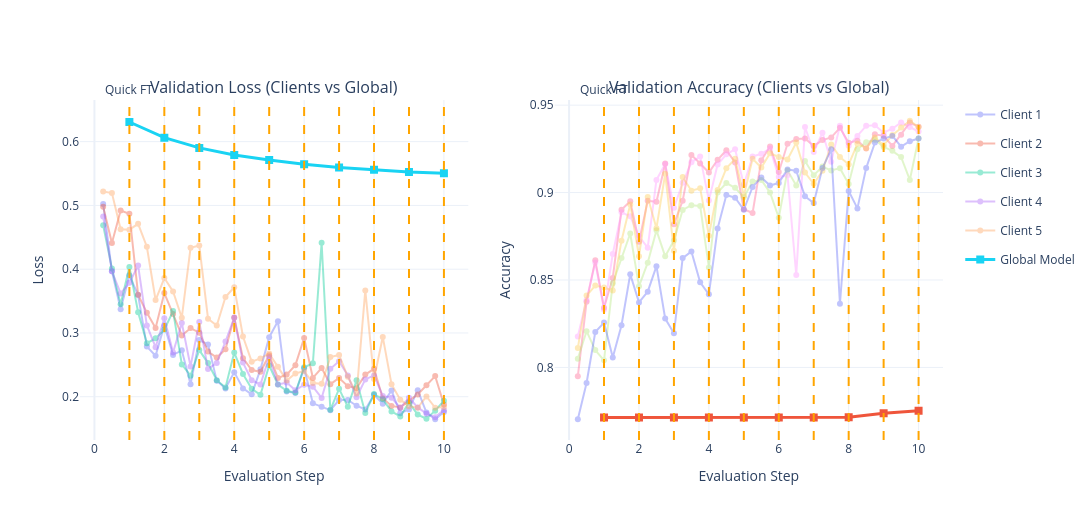

Notebook source saved alongside this figure:
### Code cell
import plotly.graph_objects as go
from plotly.subplots import make_subplots

# -------------------------------------------------
# Create subplots
fig = make_subplots(
    rows=1, cols=2,
    subplot_titles=(
        "Validation Loss (Clients vs Global)",
        "Validation Accuracy (Clients vs Global)"
    )
)

# -------------------------------------------------
# Subplot 1: Validation Loss (Clients)
for client_id, metrics in logger.client_metrics.items():
    losses = metrics["loss"]
    steps = list([x / (client_epoch+1) for x in range(1, (client_epoch) * global_epoch + global_epoch+1)])

    fig.add_trace(
        go.Scatter(
            x=steps,
            y=losses,
            mode="lines+markers",
            name=f"Client {client_id + 1}",
            legendgroup=f"client{client_id + 1}",
            opacity=0.4
        ),
        row=1, col=1
    )

# Global model loss
global_losses = logger.global_metrics["loss"][::2]
global_steps = list(range(1, len(global_losses) + 1))

fig.add_trace(
    go.Scatter(
        x=global_steps,
        y=global_losses,
        mode="lines+markers",
        name="Global Model",
        legendgroup="global",
        marker=dict(symbol="square", size=8),
        line=dict(width=3)
    ),
    row=1, col=1
)

# -------------------------------------------------
# Subplot 2: Validation Accuracy (Clients)
for client_id, metrics in logger.client_metrics.items():
    accuracies = metrics["accuracy"]
    steps = list([x / (client_epoch+1) for x in range(1, (client_epoch) * global_epoch + global_epoch+1)])

    fig.add_trace(
        go.Scatter(
            x=steps,
            y=accuracies,
            mode="lines+markers",
            name=f"Client {client_id + 1}",
            legendgroup=f"client{client_id + 1}",
            showlegend=False,  # avoid duplicate legend
            opacity=0.4
        ),
        row=1, col=2
    )

# Global model accuracy
global_accs = logger.global_metrics["accuracy"][::2]
global_steps = list(range(1, len(global_accs) + 1))

fig.add_trace(
    go.Scatter(
        x=global_steps,
        y=global_accs,
        mode="lines+markers",
        name="Global Model",
        legendgroup="global",
        showlegend=False,
        marker=dict(symbol="square", size=8),
        line=dict(width=3)
    ),
    row=1, col=2
)

# -------------------------------------------------
# Axis labels
fig.update_xaxes(title_text="Evaluation Step", row=1, col=1)
fig.update_xaxes(title_text="Evaluation Step", row=1, col=2)
fig.update_yaxes(title_text="Loss", row=1, col=1)
fig.update_yaxes(title_text="Accuracy", row=1, col=2)

# -------------------------------------------------
# Layout
fig.update_layout(
    height=520,
    width=1200,
    template="plotly_white",
    hovermode="x unified"
)
for g in range(1, global_epoch + 1):
    x = (g * client_epoch) / client_epoch

    fig.add_vline(
        x=x,
        line=dict(color="orange", dash="dash"),
        annotation_text="Quick FT" if g == 1 else "",
        annotation_position="top"
    )

fig.show()

### Figure 1 — Plotly figure (JSON) as saved in the notebook; plotly's stock layout.template omitted (floating-point values rounded to 4 significant figures)
{"data": [{"legendgroup": "client1", "mode": "lines+markers", "name": "Client 1", "opacity": 0.4, "type": "scatter", "x": [0.25, 0.5, 0.75, 1, 1.25, 1.5, 1.75, 2, 2.25, 2.5, 2.75, 3, 3.25, 3.5, 3.75, 4, 4.25, 4.5, 4.75, 5, 5.25, 5.5, 5.75, 6, 6.25, 6.5, 6.75, 7, 7.25, 7.5, 7.75, 8, 8.25, 8.5, 8.75, 9, 9.25, 9.5, 9.75, 10], "xaxis": "x", "y": [0.5024, 0.3969, 0.3371, 0.3903, 0.3594, 0.2786, 0.2642, 0.3119, 0.2656, 0.2727, 0.2196, 0.2888, 0.2821, 0.2251, 0.2129, 0.2385, 0.2131, 0.2038, 0.243, 0.2934, 0.3182, 0.2083, 0.2057, 0.2446, 0.1897, 0.1844, 0.1789, 0.1948, 0.195, 0.1859, 0.18, 0.2029, 0.1892, 0.2099, 0.174, 0.1799, 0.2103, 0.1751, 0.1647, 0.1759], "yaxis": "y"}, {"legendgroup": "client2", "mode": "lines+markers", "name": "Client 2", "opacity": 0.4, "type": "scatter", "x": [0.25, 0.5, 0.75, 1, 1.25, 1.5, 1.75, 2, 2.25, 2.5, 2.75, 3, 3.25, 3.5, 3.75, 4, 4.25, 4.5, 4.75, 5, 5.25, 5.5, 5.75, 6, 6.25, 6.5, 6.75, 7, 7.25, 7.5, 7.75, 8, 8.25, 8.5, 8.75, 9, 9.25, 9.5, 9.75, 10], "xaxis": "x", "y": [0.4979, 0.4412, 0.492, 0.487, 0.3601, 0.3316, 0.3077, 0.3626, 0.3296, 0.2962, 0.3076, 0.3005, 0.2709, 0.2614, 0.2746, 0.3244, 0.2604, 0.2418, 0.2391, 0.265, 0.2295, 0.2347, 0.2495, 0.2921, 0.2295, 0.245, 0.2197, 0.2295, 0.2165, 0.2132, 0.2348, 0.2438, 0.1977, 0.1856, 0.1832, 0.1927, 0.2036, 0.2179, 0.2323, 0.1878], "yaxis": "y"}, {"legendgroup": "client3", "mode": "lines+markers", "name": "Client 3", "opacity": 0.4, "type": "scatter", "x": [0.25, 0.5, 0.75, 1, 1.25, 1.5, 1.75, 2, 2.25, 2.5, 2.75, 3, 3.25, 3.5, 3.75, 4, 4.25, 4.5, 4.75, 5, 5.25, 5.5, 5.75, 6, 6.25, 6.5, 6.75, 7, 7.25, 7.5, 7.75, 8, 8.25, 8.5, 8.75, 9, 9.25, 9.5, 9.75, 10], "xaxis": "x", "y": [0.4688, 0.4012, 0.3451, 0.4034, 0.3325, 0.2839, 0.2916, 0.3052, 0.3343, 0.2507, 0.233, 0.2731, 0.2527, 0.2259, 0.2145, 0.2693, 0.2357, 0.2123, 0.203, 0.2489, 0.2192, 0.2092, 0.2064, 0.2462, 0.2524, 0.4414, 0.1795, 0.2124, 0.1843, 0.2257, 0.1746, 0.2042, 0.1962, 0.177, 0.1691, 0.1908, 0.172, 0.1654, 0.1782, 0.1937], "yaxis": "y"}, {"legendgroup": "client4", "mode": "lines+markers", "name": "Client 4", "opacity": 0.4, "type": "scatter", "x": [0.25, 0.5, 0.75, 1, 1.25, 1.5, 1.75, 2, 2.25, 2.5, 2.75, 3, 3.25, 3.5, 3.75, 4, 4.25, 4.5, 4.75, 5, 5.25, 5.5, 5.75, 6, 6.25, 6.5, 6.75, 7, 7.25, 7.5, 7.75, 8, 8.25, 8.5, 8.75, 9, 9.25, 9.5, 9.75, 10], "xaxis": "x", "y": [0.4825, 0.3967, 0.362, 0.3786, 0.4056, 0.3119, 0.2776, 0.3231, 0.2693, 0.3155, 0.2476, 0.3171, 0.2434, 0.2531, 0.2865, 0.324, 0.2535, 0.226, 0.2192, 0.2624, 0.2192, 0.2223, 0.21, 0.2188, 0.2158, 0.198, 0.2437, 0.2556, 0.2332, 0.1992, 0.2272, 0.2334, 0.2013, 0.1986, 0.1824, 0.1984, 0.1832, 0.1734, 0.168, 0.1789], "yaxis": "y"}, {"legendgroup": "client5", "mode": "lines+markers", "name": "Client 5", "opacity": 0.4, "type": "scatter", "x": [0.25, 0.5, 0.75, 1, 1.25, 1.5, 1.75, 2, 2.25, 2.5, 2.75, 3, 3.25, 3.5, 3.75, 4, 4.25, 4.5, 4.75, 5, 5.25, 5.5, 5.75, 6, 6.25, 6.5, 6.75, 7, 7.25, 7.5, 7.75, 8, 8.25, 8.5, 8.75, 9, 9.25, 9.5, 9.75, 10], "xaxis": "x", "y": [0.5219, 0.5195, 0.4627, 0.462, 0.4711, 0.4352, 0.3517, 0.3861, 0.365, 0.3239, 0.4334, 0.437, 0.3224, 0.3118, 0.3563, 0.3717, 0.2945, 0.255, 0.26, 0.2678, 0.2469, 0.2254, 0.2366, 0.2401, 0.2214, 0.2202, 0.2622, 0.2654, 0.2313, 0.205, 0.3667, 0.2277, 0.2938, 0.2196, 0.1955, 0.185, 0.1827, 0.2005, 0.1827, 0.184], "yaxis": "y"}, {"legendgroup": "global", "line": {"width": 3}, "marker": {"size": 8, "symbol": "square"}, "mode": "lines+markers", "name": "Global Model", "type": "scatter", "x": [1, 2, 3, 4, 5, 6, 7, 8, 9, 10], "xaxis": "x", "y": [0.6308, 0.6062, 0.5902, 0.5791, 0.5712, 0.5647, 0.5595, 0.556, 0.5523, 0.5506], "yaxis": "y"}, {"legendgroup": "client1", "mode": "lines+markers", "name": "Client 1", "opacity": 0.4, "showlegend": false, "type": "scatter", "x": [0.25, 0.5, 0.75, 1, 1.25, 1.5, 1.75, 2, 2.25, 2.5, 2.75, 3, 3.25, 3.5, 3.75, 4, 4.25, 4.5, 4.75, 5, 5.25, 5.5, 5.75, 6, 6.25, 6.5, 6.75, 7, 7.25, 7.5, 7.75, 8, 8.25, 8.5, 8.75, 9, 9.25, 9.5, 9.75, 10], "xaxis": "x2", "y": [0.7949, 0.8375, 0.8612, 0.8341, 0.8512, 0.8901, 0.895, 0.8719, 0.8953, 0.8947, 0.9166, 0.8819, 0.8953, 0.9215, 0.9166, 0.9114, 0.9187, 0.9242, 0.9172, 0.8904, 0.8883, 0.9184, 0.9264, 0.9117, 0.9279, 0.9306, 0.9309, 0.9267, 0.93, 0.9315, 0.937, 0.9285, 0.9297, 0.9251, 0.9334, 0.9324, 0.9267, 0.933, 0.94, 0.9376], "yaxis": "y2"}, {"legendgroup": "client2", "mode": "lines+markers", "name": "Client 2", "opacity": 0.4, "showlegend": false, "type": "scatter", "x": [0.25, 0.5, 0.75, 1, 1.25, 1.5, 1.75, 2, 2.25, 2.5, 2.75, 3, 3.25, 3.5, 3.75, 4, 4.25, 4.5, 4.75, 5, 5.25, 5.5, 5.75, 6, 6.25, 6.5, 6.75, 7, 7.25, 7.5, 7.75, 8, 8.25, 8.5, 8.75, 9, 9.25, 9.5, 9.75, 10], "xaxis": "x2", "y": [0.805, 0.8207, 0.8099, 0.8041, 0.8482, 0.8626, 0.8766, 0.8464, 0.8599, 0.8784, 0.8635, 0.8725, 0.8901, 0.8928, 0.8923, 0.8572, 0.9, 0.9054, 0.9027, 0.8973, 0.9063, 0.9072, 0.9, 0.8856, 0.9126, 0.9041, 0.918, 0.9099, 0.9149, 0.9126, 0.914, 0.905, 0.9248, 0.9288, 0.9302, 0.9261, 0.9239, 0.9203, 0.9072, 0.9311], "yaxis": "y2"}, {"legendgroup": "client3", "mode": "lines+markers", "name": "Client 3", "opacity": 0.4, "showlegend": false, "type": "scatter", "x": [0.25, 0.5, 0.75, 1, 1.25, 1.5, 1.75, 2, 2.25, 2.5, 2.75, 3, 3.25, 3.5, 3.75, 4, 4.25, 4.5, 4.75, 5, 5.25, 5.5, 5.75, 6, 6.25, 6.5, 6.75, 7, 7.25, 7.5, 7.75, 8, 8.25, 8.5, 8.75, 9, 9.25, 9.5, 9.75, 10], "xaxis": "x2", "y": [0.8177, 0.8385, 0.86, 0.833, 0.8649, 0.8887, 0.8864, 0.875, 0.8685, 0.9072, 0.9163, 0.8913, 0.9056, 0.9173, 0.9206, 0.8955, 0.916, 0.9219, 0.9248, 0.9046, 0.9206, 0.9222, 0.9251, 0.9089, 0.9098, 0.8529, 0.9375, 0.9232, 0.9342, 0.9176, 0.9382, 0.9268, 0.9323, 0.9382, 0.9385, 0.9342, 0.9365, 0.9401, 0.9375, 0.9349], "yaxis": "y2"}, {"legendgroup": "client4", "mode": "lines+markers", "name": "Client 4", "opacity": 0.4, "showlegend": false, "type": "scatter", "x": [0.25, 0.5, 0.75, 1, 1.25, 1.5, 1.75, 2, 2.25, 2.5, 2.75, 3, 3.25, 3.5, 3.75, 4, 4.25, 4.5, 4.75, 5, 5.25, 5.5, 5.75, 6, 6.25, 6.5, 6.75, 7, 7.25, 7.5, 7.75, 8, 8.25, 8.5, 8.75, 9, 9.25, 9.5, 9.75, 10], "xaxis": "x2", "y": [0.8111, 0.8411, 0.8468, 0.8457, 0.8439, 0.8725, 0.8932, 0.8636, 0.8975, 0.8796, 0.9107, 0.8668, 0.9089, 0.9011, 0.9025, 0.8754, 0.9014, 0.9139, 0.9193, 0.8982, 0.9193, 0.9143, 0.9225, 0.9204, 0.9189, 0.9286, 0.9114, 0.905, 0.9125, 0.9275, 0.9204, 0.9161, 0.9279, 0.9254, 0.9314, 0.9271, 0.9329, 0.9371, 0.9411, 0.9375], "yaxis": "y2"}, {"legendgroup": "client5", "mode": "lines+markers", "name": "Client 5", "opacity": 0.4, "showlegend": false, "type": "scatter", "x": [0.25, 0.5, 0.75, 1, 1.25, 1.5, 1.75, 2, 2.25, 2.5, 2.75, 3, 3.25, 3.5, 3.75, 4, 4.25, 4.5, 4.75, 5, 5.25, 5.5, 5.75, 6, 6.25, 6.5, 6.75, 7, 7.25, 7.5, 7.75, 8, 8.25, 8.5, 8.75, 9, 9.25, 9.5, 9.75, 10], "xaxis": "x2", "y": [0.7704, 0.7911, 0.8203, 0.8257, 0.8057, 0.8241, 0.8533, 0.8372, 0.8433, 0.8579, 0.828, 0.8195, 0.8625, 0.8664, 0.8487, 0.8418, 0.8794, 0.8986, 0.8971, 0.8902, 0.9032, 0.9086, 0.904, 0.9055, 0.9132, 0.9124, 0.8978, 0.894, 0.914, 0.9247, 0.8364, 0.9009, 0.8909, 0.914, 0.9286, 0.9309, 0.9324, 0.9263, 0.9293, 0.9309], "yaxis": "y2"}, {"legendgroup": "global", "line": {"width": 3}, "marker": {"size": 8, "symbol": "square"}, "mode": "lines+markers", "name": "Global Model", "showlegend": false, "type": "scatter", "x": [1, 2, 3, 4, 5, 6, 7, 8, 9, 10], "xaxis": "x2", "y": [0.7713, 0.7713, 0.7713, 0.7713, 0.7713, 0.7713, 0.7713, 0.7715, 0.7738, 0.7752], "yaxis": "y2"}], "layout": {"annotations": [{"font": {"size": 16}, "showarrow": false, "text": "Validation Loss (Clients vs Global)", "x": 0.225, "xanchor": "center", "xref": "paper", "y": 1, "yanchor": "bottom", "yref": "paper"}, {"font": {"size": 16}, "showarrow": false, "text": "Validation Accuracy (Clients vs Global)", "x": 0.775, "xanchor": "center", "xref": "paper", "y": 1, "yanchor": "bottom", "yref": "paper"}, {"showarrow": false, "text": "Quick FT", "x": 1, "xanchor": "center", "xref": "x", "y": 1, "yanchor": "bottom", "yref": "y domain"}, {"showarrow": false, "text": "Quick FT", "x": 1, "xanchor": "center", "xref": "x2", "y": 1, "yanchor": "bottom", "yref": "y2 domain"}, {"showarrow": false, "text": "", "x": 2, "xanchor": "center", "xref": "x", "y": 1, "yanchor": "bottom", "yref": "y domain"}, {"showarrow": false, "text": "", "x": 2, "xanchor": "center", "xref": "x2", "y": 1, "yanchor": "bottom", "yref": "y2 domain"}, {"showarrow": false, "text": "", "x": 3, "xanchor": "center", "xref": "x", "y": 1, "yanchor": "bottom", "yref": "y domain"}, {"showarrow": false, "text": "", "x": 3, "xanchor": "center", "xref": "x2", "y": 1, "yanchor": "bottom", "yref": "y2 domain"}, {"showarrow": false, "text": "", "x": 4, "xanchor": "center", "xref": "x", "y": 1, "yanchor": "bottom", "yref": "y domain"}, {"showarrow": false, "text": "", "x": 4, "xanchor": "center", "xref": "x2", "y": 1, "yanchor": "bottom", "yref": "y2 domain"}, {"showarrow": false, "text": "", "x": 5, "xanchor": "center", "xref": "x", "y": 1, "yanchor": "bottom", "yref": "y domain"}, {"showarrow": false, "text": "", "x": 5, "xanchor": "center", "xref": "x2", "y": 1, "yanchor": "bottom", "yref": "y2 domain"}, {"showarrow": false, "text": "", "x": 6, "xanchor": "center", "xref": "x", "y": 1, "yanchor": "bottom", "yref": "y domain"}, {"showarrow": false, "text": "", "x": 6, "xanchor": "center", "xref": "x2", "y": 1, "yanchor": "bottom", "yref": "y2 domain"}, {"showarrow": false, "text": "", "x": 7, "xanchor": "center", "xref": "x", "y": 1, "yanchor": "bottom", "yref": "y domain"}, {"showarrow": false, "text": "", "x": 7, "xanchor": "center", "xref": "x2", "y": 1, "yanchor": "bottom", "yref": "y2 domain"}, {"showarrow": false, "text": "", "x": 8, "xanchor": "center", "xref": "x", "y": 1, "yanchor": "bottom", "yref": "y domain"}, {"showarrow": false, "text": "", "x": 8, "xanchor": "center", "xref": "x2", "y": 1, "yanchor": "bottom", "yref": "y2 domain"}, {"showarrow": false, "text": "", "x": 9, "xanchor": "center", "xref": "x", "y": 1, "yanchor": "bottom", "yref": "y domain"}, {"showarrow": false, "text": "", "x": 9, "xanchor": "center", "xref": "x2", "y": 1, "yanchor": "bottom", "yref": "y2 domain"}, {"showarrow": false, "text": "", "x": 10, "xanchor": "center", "xref": "x", "y": 1, "yanchor": "bottom", "yref": "y domain"}, {"showarrow": false, "text": "", "x": 10, "xanchor": "center", "xref": "x2", "y": 1, "yanchor": "bottom", "yref": "y2 domain"}], "height": 520, "hovermode": "x unified", "shapes": [{"line": {"color": "orange", "dash": "dash"}, "type": "line", "x0": 1, "x1": 1, "xref": "x", "y0": 0, "y1": 1, "yref": "y domain"}, {"line": {"color": "orange", "dash": "dash"}, "type": "line", "x0": 1, "x1": 1, "xref": "x2", "y0": 0, "y1": 1, "yref": "y2 domain"}, {"line": {"color": "orange", "dash": "dash"}, "type": "line", "x0": 2, "x1": 2, "xref": "x", "y0": 0, "y1": 1, "yref": "y domain"}, {"line": {"color": "orange", "dash": "dash"}, "type": "line", "x0": 2, "x1": 2, "xref": "x2", "y0": 0, "y1": 1, "yref": "y2 domain"}, {"line": {"color": "orange", "dash": "dash"}, "type": "line", "x0": 3, "x1": 3, "xref": "x", "y0": 0, "y1": 1, "yref": "y domain"}, {"line": {"color": "orange", "dash": "dash"}, "type": "line", "x0": 3, "x1": 3, "xref": "x2", "y0": 0, "y1": 1, "yref": "y2 domain"}, {"line": {"color": "orange", "dash": "dash"}, "type": "line", "x0": 4, "x1": 4, "xref": "x", "y0": 0, "y1": 1, "yref": "y domain"}, {"line": {"color": "orange", "dash": "dash"}, "type": "line", "x0": 4, "x1": 4, "xref": "x2", "y0": 0, "y1": 1, "yref": "y2 domain"}, {"line": {"color": "orange", "dash": "dash"}, "type": "line", "x0": 5, "x1": 5, "xref": "x", "y0": 0, "y1": 1, "yref": "y domain"}, {"line": {"color": "orange", "dash": "dash"}, "type": "line", "x0": 5, "x1": 5, "xref": "x2", "y0": 0, "y1": 1, "yref": "y2 domain"}, {"line": {"color": "orange", "dash": "dash"}, "type": "line", "x0": 6, "x1": 6, "xref": "x", "y0": 0, "y1": 1, "yref": "y domain"}, {"line": {"color": "orange", "dash": "dash"}, "type": "line", "x0": 6, "x1": 6, "xref": "x2", "y0": 0, "y1": 1, "yref": "y2 domain"}, {"line": {"color": "orange", "dash": "dash"}, "type": "line", "x0": 7, "x1": 7, "xref": "x", "y0": 0, "y1": 1, "yref": "y domain"}, {"line": {"color": "orange", "dash": "dash"}, "type": "line", "x0": 7, "x1": 7, "xref": "x2", "y0": 0, "y1": 1, "yref": "y2 domain"}, {"line": {"color": "orange", "dash": "dash"}, "type": "line", "x0": 8, "x1": 8, "xref": "x", "y0": 0, "y1": 1, "yref": "y domain"}, {"line": {"color": "orange", "dash": "dash"}, "type": "line", "x0": 8, "x1": 8, "xref": "x2", "y0": 0, "y1": 1, "yref": "y2 domain"}, {"line": {"color": "orange", "dash": "dash"}, "type": "line", "x0": 9, "x1": 9, "xref": "x", "y0": 0, "y1": 1, "yref": "y domain"}, {"line": {"color": "orange", "dash": "dash"}, "type": "line", "x0": 9, "x1": 9, "xref": "x2", "y0": 0, "y1": 1, "yref": "y2 domain"}, {"line": {"color": "orange", "dash": "dash"}, "type": "line", "x0": 10, "x1": 10, "xref": "x", "y0": 0, "y1": 1, "yref": "y domain"}, {"line": {"color": "orange", "dash": "dash"}, "type": "line", "x0": 10, "x1": 10, "xref": "x2", "y0": 0, "y1": 1, "yref": "y2 domain"}], "width": 1200, "xaxis": {"anchor": "y", "domain": [0, 0.45], "title": {"text": "Evaluation Step"}}, "xaxis2": {"anchor": "y2", "domain": [0.55, 1], "title": {"text": "Evaluation Step"}}, "yaxis": {"anchor": "x", "domain": [0, 1], "title": {"text": "Loss"}}, "yaxis2": {"anchor": "x2", "domain": [0, 1], "title": {"text": "Accuracy"}}}}
